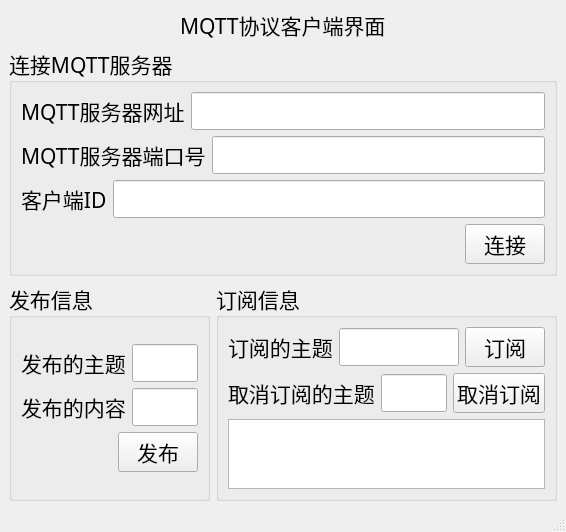
<?xml version="1.0" encoding="UTF-8"?>
<ui version="4.0">
 <class>MainWindow</class>
 <widget class="QMainWindow" name="MainWindow">
  <property name="geometry">
   <rect>
    <x>0</x>
    <y>0</y>
    <width>563</width>
    <height>417</height>
   </rect>
  </property>
  <property name="windowTitle">
   <string>MainWindow</string>
  </property>
  <widget class="QWidget" name="centralwidget">
   <layout class="QGridLayout" name="gridLayout_4">
    <item row="0" column="0">
     <layout class="QVBoxLayout" name="verticalLayout_4">
      <item>
       <layout class="QHBoxLayout" name="horizontalLayout">
        <item>
         <spacer name="horizontalSpacer">
          <property name="orientation">
           <enum>Qt::Orientation::Horizontal</enum>
          </property>
          <property name="sizeHint" stdset="0">
           <size>
            <width>40</width>
            <height>20</height>
           </size>
          </property>
         </spacer>
        </item>
        <item>
         <widget class="QLabel" name="label">
          <property name="font">
           <font>
            <family>楷体</family>
            <pointsize>16</pointsize>
           </font>
          </property>
          <property name="text">
           <string>MQTT协议客户端界面</string>
          </property>
         </widget>
        </item>
        <item>
         <spacer name="horizontalSpacer_2">
          <property name="orientation">
           <enum>Qt::Orientation::Horizontal</enum>
          </property>
          <property name="sizeHint" stdset="0">
           <size>
            <width>40</width>
            <height>20</height>
           </size>
          </property>
         </spacer>
        </item>
       </layout>
      </item>
      <item>
       <widget class="QGroupBox" name="groupBox">
        <property name="font">
         <font>
          <family>楷体</family>
          <pointsize>16</pointsize>
         </font>
        </property>
        <property name="title">
         <string>连接MQTT服务器</string>
        </property>
        <layout class="QGridLayout" name="gridLayout">
         <item row="0" column="0">
          <layout class="QVBoxLayout" name="verticalLayout">
           <item>
            <layout class="QHBoxLayout" name="horizontalLayout_2">
             <item>
              <widget class="QLabel" name="label_2">
               <property name="font">
                <font>
                 <family>楷体</family>
                 <pointsize>16</pointsize>
                </font>
               </property>
               <property name="text">
                <string>MQTT服务器网址</string>
               </property>
              </widget>
             </item>
             <item>
              <widget class="QLineEdit" name="urllineedit">
               <property name="font">
                <font>
                 <family>楷体</family>
                 <pointsize>16</pointsize>
                </font>
               </property>
               <property name="text">
                <string/>
               </property>
               <property name="placeholderText">
                <string/>
               </property>
              </widget>
             </item>
            </layout>
           </item>
           <item>
            <layout class="QHBoxLayout" name="horizontalLayout_3">
             <item>
              <widget class="QLabel" name="label_3">
               <property name="font">
                <font>
                 <family>楷体</family>
                 <pointsize>16</pointsize>
                </font>
               </property>
               <property name="text">
                <string>MQTT服务器端口号</string>
               </property>
              </widget>
             </item>
             <item>
              <widget class="QLineEdit" name="portlineedit">
               <property name="font">
                <font>
                 <family>楷体</family>
                 <pointsize>16</pointsize>
                </font>
               </property>
               <property name="text">
                <string/>
               </property>
              </widget>
             </item>
            </layout>
           </item>
           <item>
            <layout class="QHBoxLayout" name="horizontalLayout_4">
             <item>
              <widget class="QLabel" name="label_4">
               <property name="font">
                <font>
                 <family>楷体</family>
                 <pointsize>16</pointsize>
                </font>
               </property>
               <property name="text">
                <string>客户端ID</string>
               </property>
              </widget>
             </item>
             <item>
              <widget class="QLineEdit" name="idlineedit">
               <property name="font">
                <font>
                 <family>楷体</family>
                 <pointsize>16</pointsize>
                </font>
               </property>
               <property name="text">
                <string/>
               </property>
              </widget>
             </item>
            </layout>
           </item>
           <item>
            <layout class="QHBoxLayout" name="horizontalLayout_5">
             <item>
              <spacer name="horizontalSpacer_3">
               <property name="orientation">
                <enum>Qt::Orientation::Horizontal</enum>
               </property>
               <property name="sizeHint" stdset="0">
                <size>
                 <width>40</width>
                 <height>20</height>
                </size>
               </property>
              </spacer>
             </item>
             <item>
              <widget class="QPushButton" name="linkbt">
               <property name="font">
                <font>
                 <family>楷体</family>
                 <pointsize>16</pointsize>
                </font>
               </property>
               <property name="text">
                <string>连接</string>
               </property>
              </widget>
             </item>
            </layout>
           </item>
          </layout>
         </item>
        </layout>
       </widget>
      </item>
      <item>
       <layout class="QHBoxLayout" name="horizontalLayout_11">
        <item>
         <widget class="QGroupBox" name="groupBox_2">
          <property name="font">
           <font>
            <family>楷体</family>
            <pointsize>16</pointsize>
           </font>
          </property>
          <property name="title">
           <string>发布信息</string>
          </property>
          <layout class="QGridLayout" name="gridLayout_2">
           <item row="0" column="0">
            <layout class="QVBoxLayout" name="verticalLayout_2">
             <item>
              <layout class="QHBoxLayout" name="horizontalLayout_6">
               <item>
                <widget class="QLabel" name="label_5">
                 <property name="font">
                  <font>
                   <family>楷体</family>
                   <pointsize>16</pointsize>
                  </font>
                 </property>
                 <property name="text">
                  <string>发布的主题</string>
                 </property>
                </widget>
               </item>
               <item>
                <widget class="QLineEdit" name="topiclineedit">
                 <property name="font">
                  <font>
                   <family>楷体</family>
                   <pointsize>16</pointsize>
                  </font>
                 </property>
                </widget>
               </item>
              </layout>
             </item>
             <item>
              <layout class="QHBoxLayout" name="horizontalLayout_7">
               <item>
                <widget class="QLabel" name="label_6">
                 <property name="font">
                  <font>
                   <family>楷体</family>
                   <pointsize>16</pointsize>
                  </font>
                 </property>
                 <property name="text">
                  <string>发布的内容</string>
                 </property>
                </widget>
               </item>
               <item>
                <widget class="QLineEdit" name="msglineedit">
                 <property name="font">
                  <font>
                   <family>楷体</family>
                   <pointsize>16</pointsize>
                  </font>
                 </property>
                </widget>
               </item>
              </layout>
             </item>
             <item>
              <layout class="QHBoxLayout" name="horizontalLayout_8">
               <item>
                <spacer name="horizontalSpacer_4">
                 <property name="orientation">
                  <enum>Qt::Orientation::Horizontal</enum>
                 </property>
                 <property name="sizeHint" stdset="0">
                  <size>
                   <width>40</width>
                   <height>20</height>
                  </size>
                 </property>
                </spacer>
               </item>
               <item>
                <widget class="QPushButton" name="publishbt">
                 <property name="font">
                  <font>
                   <family>楷体</family>
                   <pointsize>16</pointsize>
                  </font>
                 </property>
                 <property name="text">
                  <string>发布</string>
                 </property>
                </widget>
               </item>
              </layout>
             </item>
            </layout>
           </item>
          </layout>
         </widget>
        </item>
        <item>
         <widget class="QGroupBox" name="groupBox_3">
          <property name="font">
           <font>
            <family>楷体</family>
            <pointsize>16</pointsize>
           </font>
          </property>
          <property name="title">
           <string>订阅信息</string>
          </property>
          <layout class="QGridLayout" name="gridLayout_3">
           <item row="0" column="0">
            <layout class="QVBoxLayout" name="verticalLayout_3">
             <item>
              <layout class="QHBoxLayout" name="horizontalLayout_9">
               <item>
                <widget class="QLabel" name="label_7">
                 <property name="font">
                  <font>
                   <family>楷体</family>
                   <pointsize>16</pointsize>
                  </font>
                 </property>
                 <property name="text">
                  <string>订阅的主题</string>
                 </property>
                </widget>
               </item>
               <item>
                <widget class="QLineEdit" name="subtopiclineedit">
                 <property name="font">
                  <font>
                   <family>楷体</family>
                   <pointsize>16</pointsize>
                  </font>
                 </property>
                </widget>
               </item>
               <item>
                <widget class="QPushButton" name="subbt">
                 <property name="font">
                  <font>
                   <family>楷体</family>
                   <pointsize>16</pointsize>
                  </font>
                 </property>
                 <property name="text">
                  <string>订阅</string>
                 </property>
                </widget>
               </item>
              </layout>
             </item>
             <item>
              <layout class="QHBoxLayout" name="horizontalLayout_10">
               <item>
                <widget class="QLabel" name="label_8">
                 <property name="font">
                  <font>
                   <family>楷体</family>
                   <pointsize>16</pointsize>
                  </font>
                 </property>
                 <property name="text">
                  <string>取消订阅的主题</string>
                 </property>
                </widget>
               </item>
               <item>
                <widget class="QLineEdit" name="unsubtopiclineedit">
                 <property name="font">
                  <font>
                   <family>楷体</family>
                   <pointsize>16</pointsize>
                  </font>
                 </property>
                </widget>
               </item>
               <item>
                <widget class="QPushButton" name="unsubbt">
                 <property name="font">
                  <font>
                   <family>楷体</family>
                   <pointsize>16</pointsize>
                  </font>
                 </property>
                 <property name="text">
                  <string>取消订阅</string>
                 </property>
                </widget>
               </item>
              </layout>
             </item>
             <item>
              <widget class="QTextBrowser" name="textBrowser">
               <property name="font">
                <font>
                 <family>楷体</family>
                 <pointsize>16</pointsize>
                </font>
               </property>
              </widget>
             </item>
            </layout>
           </item>
          </layout>
         </widget>
        </item>
       </layout>
      </item>
     </layout>
    </item>
   </layout>
  </widget>
  <widget class="QMenuBar" name="menubar">
   <property name="geometry">
    <rect>
     <x>0</x>
     <y>0</y>
     <width>563</width>
     <height>17</height>
    </rect>
   </property>
  </widget>
  <widget class="QStatusBar" name="statusbar"/>
 </widget>
 <resources/>
 <connections/>
</ui>
